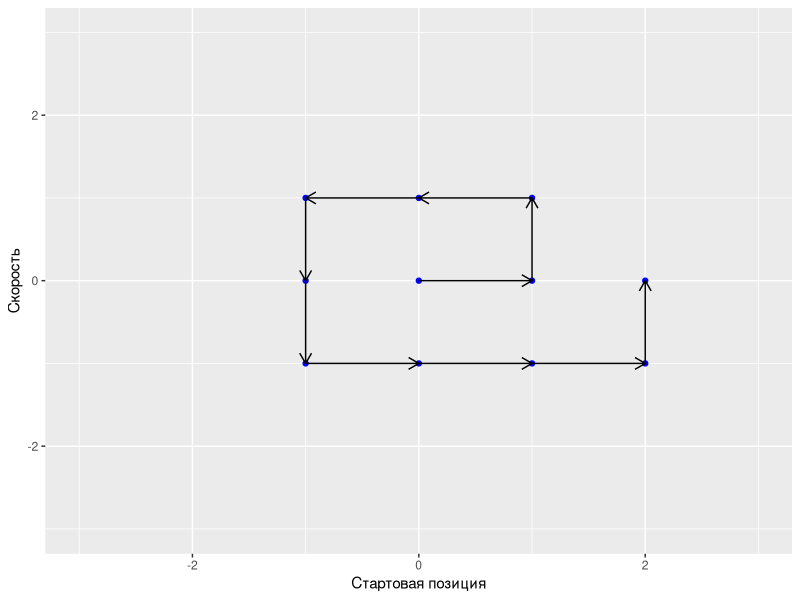
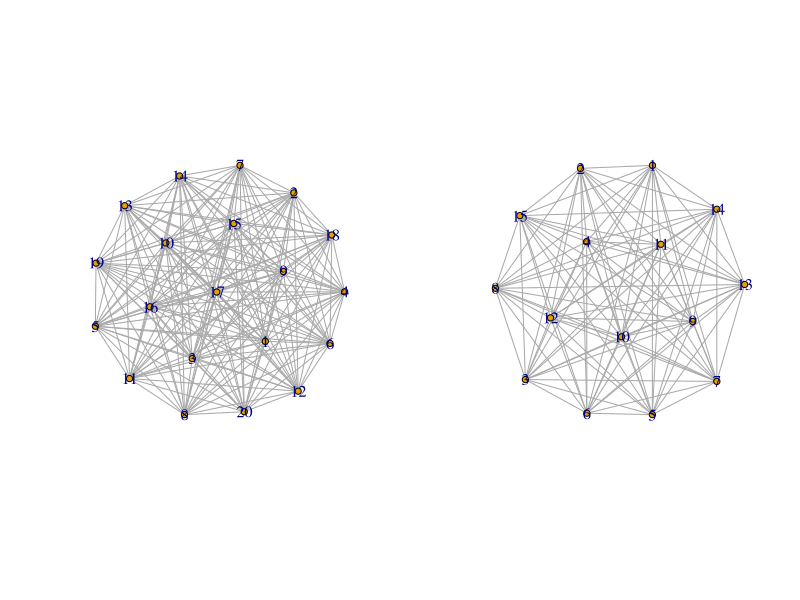
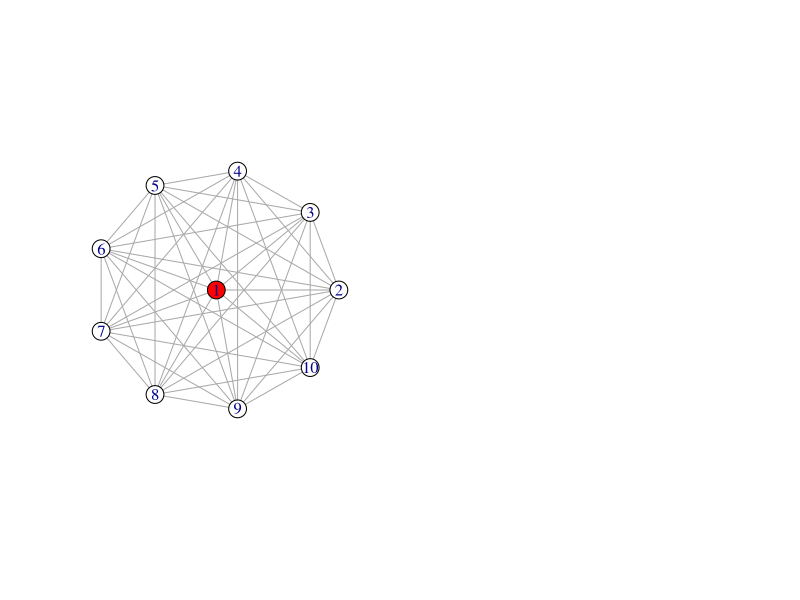

Here is the R script that generated these plots, in order:
## ---- chunk 1
library("ggplot2")
s <- c(0, 1, 1, 0, -1, -1, -1, 0, 1, 2, 2)
v <- c(0, 0, 1, 1, 1, 0, -1, -1, -1, -1, 0)
d <- data.frame(s, v)
  
ggplot(d, aes(s, v)) +
  xlab("Стартовая позиция") +
      ylab("Скорость") +
      xlim(c(-3, 3)) +
      ylim(c(-3, 3)) +
     geom_point(colour="blue") +
  geom_segment(aes(xend = c(tail(s, n = -1), NA), yend = c(tail(v, n = -1), NA)),                             
               arrow=arrow(length = unit(0.3, "cm")))
## ---- chunk 2
library(igraph)
g0 <- sample_gnp(20, 1)
g1<- sample_gnp(15, 1)
par(mfrow=c(1, 2))
plot.igraph(g0, vertex.size = 5)
plot.igraph(g1, vertex.size = 5)

## ---- chunk 3
library(igraph)
g3 <- sample_gnp(10, 1)
plot.igraph(g3,layout=layout_as_star,
            vertex.color=c("red", rep("NA", length(V(g3)) - 1)))

